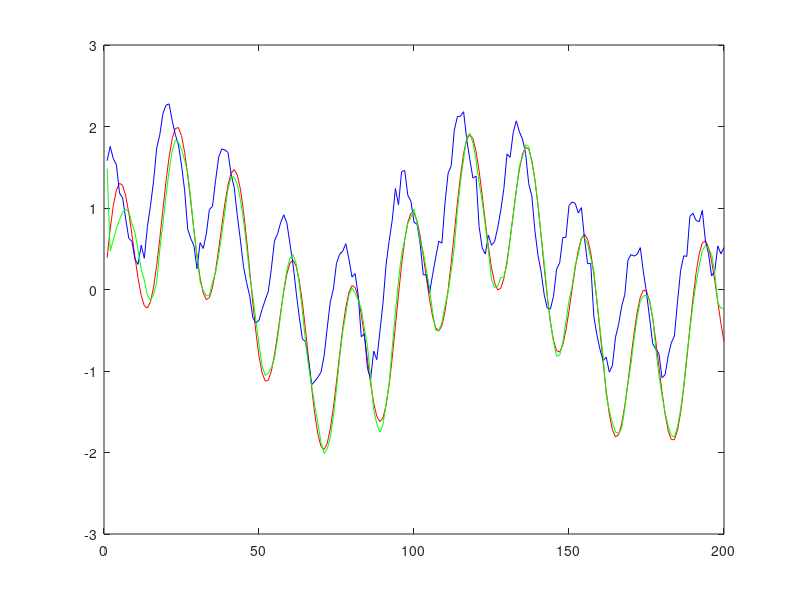

Reproduce this figure in MATLAB.
clear
close all

% DATA
t=1:200;
orig = sin(t./3)+sin(t./100.*2.*pi);
echo = [orig(4:end) 0 0 0]./1.2 + 0.5;
echo = echo + randn(size(orig))./10;
x = echo;
d = orig;

% RLS
rls_p = 5;
rls_delta = 1;
rls_lambda = 0.95;
rls_x = ones(rls_p+1, 1).* x(1);
rls_w = ones(rls_p+1, 1)./(rls_p+1);
rls_P = eye(rls_p+1) .* rls_delta;

filt = x;

for i=t
   rls_x = [ x(i); rls_x(1:end-2); 1];
   filt(i) = rls_w' * rls_x;
   rls_alpha = d(i) - filt(i);
   rls_g = rls_P * rls_x / (rls_lambda + rls_x' * rls_P * rls_x);
   rls_P = rls_P / rls_lambda - rls_g*rls_x'* rls_P / rls_lambda;
   rls_w = rls_w + rls_alpha * rls_g;
   
   
end


close all;
figure;
plot(orig,'r');
hold on;
plot(echo,'b');
plot(filt,'g');

